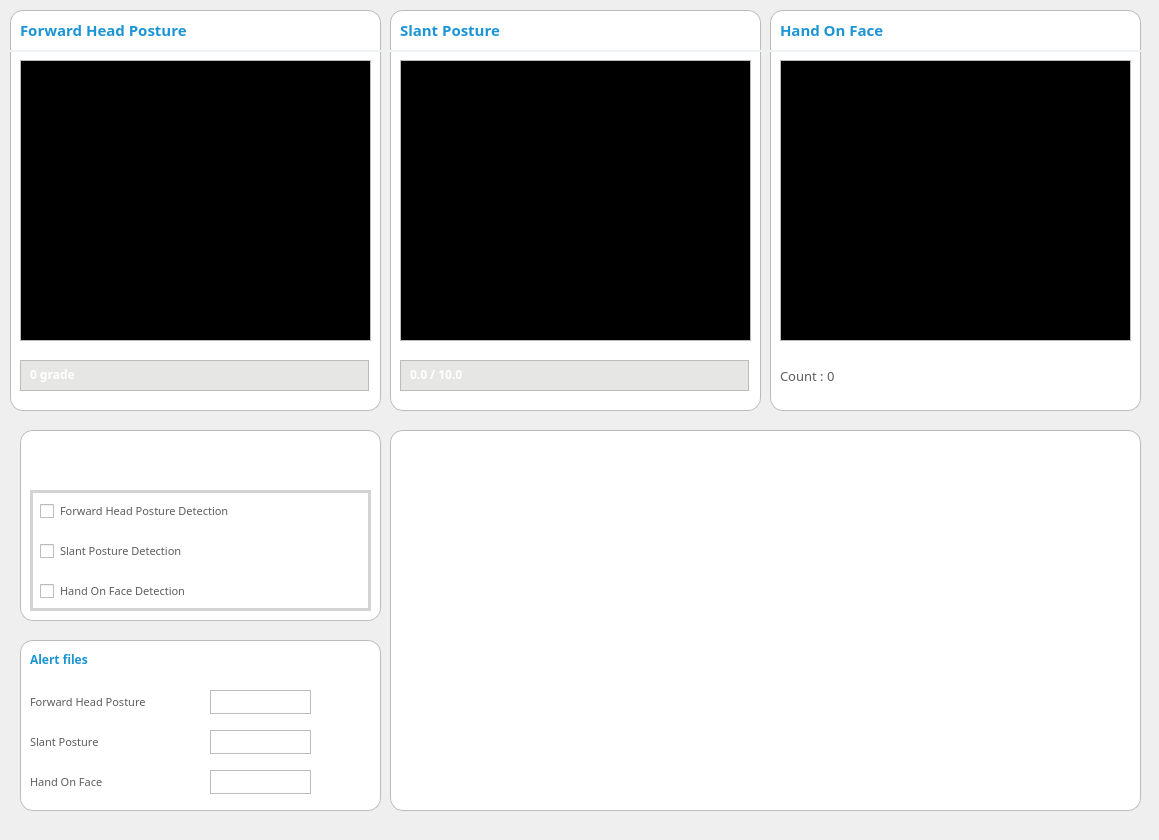
<?xml version="1.0" encoding="UTF-8"?>
<ui version="4.0">
 <class>graduation</class>
 <widget class="QMainWindow" name="graduation">
  <property name="geometry">
   <rect>
    <x>0</x>
    <y>0</y>
    <width>1159</width>
    <height>840</height>
   </rect>
  </property>
  <property name="font">
   <font>
    <family>Noto Sans</family>
   </font>
  </property>
  <property name="windowTitle">
   <string>자세교정유도프로그램</string>
  </property>
  <property name="styleSheet">
   <string notr="true"/>
  </property>
  <property name="locale">
   <locale language="Korean" country="SouthKorea"/>
  </property>
  <widget class="QWidget" name="centralWidget">
   <widget class="QGroupBox" name="groupBox">
    <property name="geometry">
     <rect>
      <x>20</x>
      <y>430</y>
      <width>361</width>
      <height>191</height>
     </rect>
    </property>
    <property name="styleSheet">
     <string notr="true">QGroupBox {
	Background-color: #FFF;

	border-radius: 12.5px;
	border-style: solid;
	border-color: #bbbbbb;
	border-width: 1px;
}</string>
    </property>
    <property name="title">
     <string/>
    </property>
    <widget class="QPushButton" name="connect_btn">
     <property name="geometry">
      <rect>
       <x>10</x>
       <y>20</y>
       <width>61</width>
       <height>31</height>
      </rect>
     </property>
     <property name="font">
      <font>
       <family>Noto Sans</family>
       <pointsize>8</pointsize>
      </font>
     </property>
     <property name="autoFillBackground">
      <bool>false</bool>
     </property>
     <property name="styleSheet">
      <string notr="true">QPushButton {
	border-style: none;
	image: url(image/btn_connect.png);
}

</string>
     </property>
     <property name="text">
      <string/>
     </property>
    </widget>
    <widget class="QPushButton" name="record_save_btn">
     <property name="geometry">
      <rect>
       <x>150</x>
       <y>20</y>
       <width>61</width>
       <height>31</height>
      </rect>
     </property>
     <property name="font">
      <font>
       <family>Noto Sans</family>
       <pointsize>8</pointsize>
      </font>
     </property>
     <property name="styleSheet">
      <string notr="true">QPushButton {
	border-style: none;
	image: url(image/btn_record_gray.png);
}

</string>
     </property>
     <property name="text">
      <string/>
     </property>
    </widget>
    <widget class="QPushButton" name="play_stop_btn">
     <property name="geometry">
      <rect>
       <x>80</x>
       <y>20</y>
       <width>61</width>
       <height>31</height>
      </rect>
     </property>
     <property name="font">
      <font>
       <family>Noto Sans</family>
       <pointsize>8</pointsize>
      </font>
     </property>
     <property name="styleSheet">
      <string notr="true">QPushButton {
	border-style: none;
	image: url(image/btn_play_gray.png);
}

</string>
     </property>
     <property name="text">
      <string/>
     </property>
    </widget>
    <widget class="QGroupBox" name="groupBox_3">
     <property name="geometry">
      <rect>
       <x>10</x>
       <y>60</y>
       <width>341</width>
       <height>121</height>
      </rect>
     </property>
     <property name="styleSheet">
      <string notr="true">QGroupBox {
	border-radius: 0px;
	border-style: solid;
	border-color: #d3d3d3;
	border-width: 2.5px;
}</string>
     </property>
     <property name="title">
      <string/>
     </property>
     <widget class="QCheckBox" name="turtleNeck_CheckBox">
      <property name="geometry">
       <rect>
        <x>10</x>
        <y>10</y>
        <width>291</width>
        <height>22</height>
       </rect>
      </property>
      <property name="font">
       <font>
        <family>Noto Sans</family>
        <pointsize>8</pointsize>
       </font>
      </property>
      <property name="styleSheet">
       <string notr="true">QCheckBox {
	border-style: none;
	color: #5c5d5d;
}

QCheckBox::indicator:unchecked {
/*	background-color: #bbbbbb; */
	image: url(image/unchecked.png);
}

QCheckBox::indicator:checked {
/*	background-color: #1b95d4; */
	image: url(image/checked(blue mark).png);
}
</string>
      </property>
      <property name="text">
       <string>Forward Head Posture Detection</string>
      </property>
     </widget>
     <widget class="QCheckBox" name="twistedBack_CheckBox">
      <property name="geometry">
       <rect>
        <x>10</x>
        <y>50</y>
        <width>261</width>
        <height>22</height>
       </rect>
      </property>
      <property name="font">
       <font>
        <family>Noto Sans</family>
        <pointsize>8</pointsize>
       </font>
      </property>
      <property name="styleSheet">
       <string notr="true">QCheckBox {
	border-style: none;
	color: #5c5d5d;
}

QCheckBox::indicator:unchecked {
/*	background-color: #bbbbbb; */
	image: url(image/unchecked.png);
}

QCheckBox::indicator:checked {
/*	background-color: #1b95d4; */
	image: url(image/checked(blue mark).png);
}
</string>
      </property>
      <property name="text">
       <string>Slant Posture Detection</string>
      </property>
     </widget>
     <widget class="QCheckBox" name="handOnFace_CheckBox">
      <property name="geometry">
       <rect>
        <x>10</x>
        <y>90</y>
        <width>291</width>
        <height>22</height>
       </rect>
      </property>
      <property name="font">
       <font>
        <family>Noto Sans</family>
        <pointsize>8</pointsize>
       </font>
      </property>
      <property name="styleSheet">
       <string notr="true">QCheckBox {
	border-style: none;
	color: #5c5d5d;
}

QCheckBox::indicator:unchecked {
/*	background-color: #bbbbbb; */
	image: url(image/unchecked.png);
}

QCheckBox::indicator:checked {
/*	background-color: #1b95d4; */
	image: url(image/checked(blue mark).png);
}
</string>
      </property>
      <property name="text">
       <string>Hand On Face Detection</string>
      </property>
     </widget>
    </widget>
   </widget>
   <widget class="QGroupBox" name="alert_file_setting_groupbox">
    <property name="geometry">
     <rect>
      <x>20</x>
      <y>640</y>
      <width>361</width>
      <height>171</height>
     </rect>
    </property>
    <property name="font">
     <font>
      <family>High Tower Text</family>
     </font>
    </property>
    <property name="styleSheet">
     <string notr="true">
QGroupBox {
	Background-color: #FFF;
	border-radius: 12.5px;
	border-style: solid;
	border-color: #bbbbbb;
	border-width: 1px;
}
</string>
    </property>
    <property name="title">
     <string/>
    </property>
    <widget class="QLabel" name="label_4">
     <property name="geometry">
      <rect>
       <x>10</x>
       <y>10</y>
       <width>91</width>
       <height>18</height>
      </rect>
     </property>
     <property name="font">
      <font>
       <family>Noto Sans</family>
       <weight>75</weight>
       <italic>false</italic>
       <bold>true</bold>
      </font>
     </property>
     <property name="styleSheet">
      <string notr="true">QLabel {
	color:#1b95d4;
	background-color:#ffffff;
	border-style:none;
}</string>
     </property>
     <property name="text">
      <string>Alert files</string>
     </property>
    </widget>
    <widget class="QLabel" name="label">
     <property name="geometry">
      <rect>
       <x>10</x>
       <y>50</y>
       <width>172</width>
       <height>24</height>
      </rect>
     </property>
     <property name="font">
      <font>
       <family>Noto Sans</family>
       <pointsize>8</pointsize>
      </font>
     </property>
     <property name="styleSheet">
      <string notr="true">QLabel {
	color:#5c5d5d;
	border-style:none;
	background-color: #ffffff
}</string>
     </property>
     <property name="text">
      <string>Forward Head Posture</string>
     </property>
     <property name="alignment">
      <set>Qt::AlignLeading|Qt::AlignLeft|Qt::AlignVCenter</set>
     </property>
    </widget>
    <widget class="QLabel" name="turtle_neck_alert_file_label">
     <property name="geometry">
      <rect>
       <x>190</x>
       <y>50</y>
       <width>101</width>
       <height>24</height>
      </rect>
     </property>
     <property name="maximumSize">
      <size>
       <width>16777215</width>
       <height>28</height>
      </size>
     </property>
     <property name="font">
      <font>
       <family>Noto Sans</family>
       <pointsize>7</pointsize>
      </font>
     </property>
     <property name="styleSheet">
      <string notr="true">Background-color: #FFF;

border-radius: 0px;
border-style: solid;
border-color: #bbbbbb;
border-width: 1px;

color:#5c5d5d;</string>
     </property>
     <property name="text">
      <string/>
     </property>
     <property name="alignment">
      <set>Qt::AlignCenter</set>
     </property>
    </widget>
    <widget class="QLabel" name="label_2">
     <property name="geometry">
      <rect>
       <x>10</x>
       <y>90</y>
       <width>105</width>
       <height>24</height>
      </rect>
     </property>
     <property name="font">
      <font>
       <family>Noto Sans</family>
       <pointsize>8</pointsize>
      </font>
     </property>
     <property name="styleSheet">
      <string notr="true">QLabel {
	color:#5c5d5d;
	border-style:none;
	background-color: #ffffff
}</string>
     </property>
     <property name="text">
      <string>Slant Posture</string>
     </property>
     <property name="alignment">
      <set>Qt::AlignLeading|Qt::AlignLeft|Qt::AlignVCenter</set>
     </property>
    </widget>
    <widget class="QLabel" name="twisted_back_alert_file_label">
     <property name="geometry">
      <rect>
       <x>190</x>
       <y>90</y>
       <width>101</width>
       <height>24</height>
      </rect>
     </property>
     <property name="maximumSize">
      <size>
       <width>16777215</width>
       <height>28</height>
      </size>
     </property>
     <property name="font">
      <font>
       <family>Noto Sans</family>
       <pointsize>7</pointsize>
      </font>
     </property>
     <property name="styleSheet">
      <string notr="true">Background-color: #FFF;

border-radius: 0px;
border-style: solid;
border-color: #bbbbbb;
border-width: 1px;

color:#5c5d5d;</string>
     </property>
     <property name="text">
      <string/>
     </property>
     <property name="alignment">
      <set>Qt::AlignCenter</set>
     </property>
    </widget>
    <widget class="QLabel" name="label_3">
     <property name="geometry">
      <rect>
       <x>10</x>
       <y>130</y>
       <width>111</width>
       <height>24</height>
      </rect>
     </property>
     <property name="font">
      <font>
       <family>Noto Sans</family>
       <pointsize>8</pointsize>
      </font>
     </property>
     <property name="styleSheet">
      <string notr="true">QLabel {
	color:#5c5d5d;
	border-style:none;
	background-color: #ffffff
}</string>
     </property>
     <property name="text">
      <string>Hand On Face</string>
     </property>
     <property name="alignment">
      <set>Qt::AlignLeading|Qt::AlignLeft|Qt::AlignVCenter</set>
     </property>
    </widget>
    <widget class="QLabel" name="hand_on_face_alert_file_label">
     <property name="geometry">
      <rect>
       <x>190</x>
       <y>130</y>
       <width>101</width>
       <height>24</height>
      </rect>
     </property>
     <property name="maximumSize">
      <size>
       <width>16777215</width>
       <height>28</height>
      </size>
     </property>
     <property name="font">
      <font>
       <family>Noto Sans</family>
       <pointsize>7</pointsize>
      </font>
     </property>
     <property name="styleSheet">
      <string notr="true">Background-color: #FFF;

border-radius: 0px;
border-style: solid;
border-color: #bbbbbb;
border-width: 1px;

color:#5c5d5d;</string>
     </property>
     <property name="text">
      <string/>
     </property>
     <property name="alignment">
      <set>Qt::AlignCenter</set>
     </property>
    </widget>
    <widget class="QPushButton" name="turtle_neck_file_btn">
     <property name="geometry">
      <rect>
       <x>300</x>
       <y>50</y>
       <width>51</width>
       <height>24</height>
      </rect>
     </property>
     <property name="maximumSize">
      <size>
       <width>16777215</width>
       <height>16777215</height>
      </size>
     </property>
     <property name="font">
      <font>
       <family>Noto Sans</family>
       <pointsize>9</pointsize>
       <kerning>true</kerning>
      </font>
     </property>
     <property name="layoutDirection">
      <enum>Qt::LeftToRight</enum>
     </property>
     <property name="styleSheet">
      <string notr="true">QPushButton {
	border-style: none;
	image: url(image/set.png);
}</string>
     </property>
     <property name="text">
      <string/>
     </property>
     <property name="iconSize">
      <size>
       <width>10</width>
       <height>24</height>
      </size>
     </property>
    </widget>
    <widget class="QPushButton" name="twisted_back_file_btn">
     <property name="geometry">
      <rect>
       <x>300</x>
       <y>90</y>
       <width>51</width>
       <height>24</height>
      </rect>
     </property>
     <property name="maximumSize">
      <size>
       <width>60</width>
       <height>16777215</height>
      </size>
     </property>
     <property name="font">
      <font>
       <family>Noto Sans</family>
       <pointsize>9</pointsize>
      </font>
     </property>
     <property name="styleSheet">
      <string notr="true">
         QPushButton {
         border-style: none;
         image: url(image/set.png);
         }
       </string>
     </property>
     <property name="text">
      <string/>
     </property>
     <property name="iconSize">
      <size>
       <width>10</width>
       <height>24</height>
      </size>
     </property>
    </widget>
    <widget class="QPushButton" name="hand_on_face_file_btn">
     <property name="geometry">
      <rect>
       <x>300</x>
       <y>130</y>
       <width>51</width>
       <height>24</height>
      </rect>
     </property>
     <property name="maximumSize">
      <size>
       <width>60</width>
       <height>16777215</height>
      </size>
     </property>
     <property name="font">
      <font>
       <family>Noto Sans</family>
       <pointsize>9</pointsize>
      </font>
     </property>
     <property name="styleSheet">
      <string notr="true">
         QPushButton {
        	border-style: none;
         	image: url(image/set.png);
         }
       </string>
     </property>
     <property name="text">
      <string/>
     </property>
     <property name="iconSize">
      <size>
       <width>10</width>
       <height>24</height>
      </size>
     </property>
    </widget>
   </widget>
   <widget class="QGroupBox" name="forward_head_posture_groupbox">
    <property name="geometry">
     <rect>
      <x>10</x>
      <y>10</y>
      <width>371</width>
      <height>401</height>
     </rect>
    </property>
    <property name="styleSheet">
     <string notr="true">Background-color: #FFF;

border-radius: 12.5px;
border-style: solid;
border-color: #bbbbbb;
border-width: 1px;</string>
    </property>
    <property name="title">
     <string/>
    </property>
    <widget class="QLabel" name="forward_head_title">
     <property name="geometry">
      <rect>
       <x>10</x>
       <y>10</y>
       <width>351</width>
       <height>20</height>
      </rect>
     </property>
     <property name="font">
      <font>
       <family>Noto Sans</family>
       <pointsize>11</pointsize>
       <weight>75</weight>
       <bold>true</bold>
       <stylestrategy>PreferDefault</stylestrategy>
      </font>
     </property>
     <property name="styleSheet">
      <string notr="true">color:#1b95d4;
border-style:none;</string>
     </property>
     <property name="text">
      <string>Forward Head Posture</string>
     </property>
     <property name="alignment">
      <set>Qt::AlignLeading|Qt::AlignLeft|Qt::AlignVCenter</set>
     </property>
    </widget>
    <widget class="QLabel" name="rgb_label">
     <property name="geometry">
      <rect>
       <x>10</x>
       <y>50</y>
       <width>351</width>
       <height>281</height>
      </rect>
     </property>
     <property name="styleSheet">
      <string notr="true">Background-color: #000;
border-radius: 0px;</string>
     </property>
     <property name="text">
      <string/>
     </property>
    </widget>
    <widget class="QProgressBar" name="turtle_neck_progress_bar">
     <property name="geometry">
      <rect>
       <x>10</x>
       <y>350</y>
       <width>349</width>
       <height>31</height>
      </rect>
     </property>
     <property name="toolTip">
      <string/>
     </property>
     <property name="styleSheet">
      <string notr="true">QProgressBar { 
	Background-color: #e6e6e5;
	border-radius: 0px;
}

QProgressBar::chunk { 
	background: #1b95d4; 
}</string>
     </property>
     <property name="minimum">
      <number>0</number>
     </property>
     <property name="maximum">
      <number>5</number>
     </property>
     <property name="value">
      <number>0</number>
     </property>
     <property name="textVisible">
      <bool>false</bool>
     </property>
     <property name="format">
      <string>%p%</string>
     </property>
    </widget>
    <widget class="QLabel" name="forward_head_posture_progressbar_text">
     <property name="geometry">
      <rect>
       <x>20</x>
       <y>349</y>
       <width>77</width>
       <height>31</height>
      </rect>
     </property>
     <property name="font">
      <font>
       <family>Noto Sans</family>
       <weight>75</weight>
       <bold>true</bold>
      </font>
     </property>
     <property name="styleSheet">
      <string notr="true">QLabel {
	Background: none;
	border-style:none;
	color: #fff;
}
</string>
     </property>
     <property name="text">
      <string>0 grade</string>
     </property>
    </widget>
    <widget class="Line" name="line">
     <property name="geometry">
      <rect>
       <x>0</x>
       <y>40</y>
       <width>371</width>
       <height>2</height>
      </rect>
     </property>
     <property name="styleSheet">
      <string notr="true">background-color: #eff2f4;
border-style: none;</string>
     </property>
     <property name="orientation">
      <enum>Qt::Horizontal</enum>
     </property>
    </widget>
   </widget>
   <widget class="QGroupBox" name="slant_posture_groupbox">
    <property name="geometry">
     <rect>
      <x>390</x>
      <y>10</y>
      <width>371</width>
      <height>401</height>
     </rect>
    </property>
    <property name="styleSheet">
     <string notr="true">Background-color: #FFF;

border-radius: 12.5px;
border-style: solid;
border-color: #bbbbbb;
border-width: 1px;</string>
    </property>
    <property name="title">
     <string/>
    </property>
    <widget class="QLabel" name="slant_posture_title">
     <property name="geometry">
      <rect>
       <x>10</x>
       <y>10</y>
       <width>351</width>
       <height>20</height>
      </rect>
     </property>
     <property name="font">
      <font>
       <family>Noto Sans</family>
       <pointsize>11</pointsize>
       <weight>75</weight>
       <bold>true</bold>
       <stylestrategy>PreferDefault</stylestrategy>
      </font>
     </property>
     <property name="styleSheet">
      <string notr="true">color:#1b95d4;
border-style:none;</string>
     </property>
     <property name="text">
      <string>Slant Posture</string>
     </property>
     <property name="alignment">
      <set>Qt::AlignLeading|Qt::AlignLeft|Qt::AlignVCenter</set>
     </property>
    </widget>
    <widget class="QLabel" name="ir_label">
     <property name="geometry">
      <rect>
       <x>10</x>
       <y>50</y>
       <width>351</width>
       <height>281</height>
      </rect>
     </property>
     <property name="styleSheet">
      <string notr="true">Background-color: #000;
border-radius: 0px;</string>
     </property>
     <property name="text">
      <string/>
     </property>
    </widget>
    <widget class="QProgressBar" name="twisted_back_progress_bar">
     <property name="geometry">
      <rect>
       <x>10</x>
       <y>350</y>
       <width>349</width>
       <height>31</height>
      </rect>
     </property>
     <property name="styleSheet">
      <string notr="true">QProgressBar { 
	Background-color: #e6e6e5;
	border-radius: 0px;
}

QProgressBar::chunk { 
	background: #1b95d4; 
}</string>
     </property>
     <property name="maximum">
      <number>10</number>
     </property>
     <property name="value">
      <number>0</number>
     </property>
     <property name="textVisible">
      <bool>false</bool>
     </property>
    </widget>
    <widget class="QLabel" name="slant_posture_progressbar_text">
     <property name="geometry">
      <rect>
       <x>20</x>
       <y>349</y>
       <width>77</width>
       <height>31</height>
      </rect>
     </property>
     <property name="font">
      <font>
       <family>Noto Sans</family>
       <weight>75</weight>
       <bold>true</bold>
      </font>
     </property>
     <property name="styleSheet">
      <string notr="true">QLabel {
	Background: none;
	border-style:none;
	color: #fff;
}
</string>
     </property>
     <property name="text">
      <string>0.0 / 10.0</string>
     </property>
    </widget>
    <widget class="Line" name="line_2">
     <property name="geometry">
      <rect>
       <x>0</x>
       <y>40</y>
       <width>371</width>
       <height>2</height>
      </rect>
     </property>
     <property name="styleSheet">
      <string notr="true">background-color: #eff2f4;
border-style: none;</string>
     </property>
     <property name="orientation">
      <enum>Qt::Horizontal</enum>
     </property>
    </widget>
   </widget>
   <widget class="QGroupBox" name="groupBox_2">
    <property name="geometry">
     <rect>
      <x>770</x>
      <y>10</y>
      <width>371</width>
      <height>401</height>
     </rect>
    </property>
    <property name="styleSheet">
     <string notr="true">Background-color: #FFF;

border-radius: 12.5px;
border-style: solid;
border-color: #bbbbbb;
border-width: 1px;</string>
    </property>
    <property name="title">
     <string/>
    </property>
    <widget class="QLabel" name="hand_on_face_title">
     <property name="geometry">
      <rect>
       <x>10</x>
       <y>10</y>
       <width>351</width>
       <height>20</height>
      </rect>
     </property>
     <property name="font">
      <font>
       <family>Noto Sans</family>
       <pointsize>11</pointsize>
       <weight>75</weight>
       <bold>true</bold>
       <stylestrategy>PreferDefault</stylestrategy>
      </font>
     </property>
     <property name="styleSheet">
      <string notr="true">color:#1b95d4;
border-style:none;</string>
     </property>
     <property name="text">
      <string>Hand On Face</string>
     </property>
     <property name="alignment">
      <set>Qt::AlignLeading|Qt::AlignLeft|Qt::AlignVCenter</set>
     </property>
    </widget>
    <widget class="QLabel" name="depth_label">
     <property name="geometry">
      <rect>
       <x>10</x>
       <y>50</y>
       <width>351</width>
       <height>281</height>
      </rect>
     </property>
     <property name="styleSheet">
      <string notr="true">Background-color: #000;
border-radius: 0px;</string>
     </property>
     <property name="text">
      <string/>
     </property>
    </widget>
    <widget class="QLabel" name="hand_on_face_count">
     <property name="geometry">
      <rect>
       <x>10</x>
       <y>340</y>
       <width>349</width>
       <height>51</height>
      </rect>
     </property>
     <property name="font">
      <font>
       <family>Noto Sans</family>
       <pointsize>10</pointsize>
      </font>
     </property>
     <property name="styleSheet">
      <string notr="true">border-style: none;
color: #5c5d5d;</string>
     </property>
     <property name="text">
      <string>Count : 0</string>
     </property>
     <property name="alignment">
      <set>Qt::AlignLeading|Qt::AlignLeft|Qt::AlignVCenter</set>
     </property>
     <property name="margin">
      <number>12</number>
     </property>
    </widget>
    <widget class="Line" name="line_3">
     <property name="geometry">
      <rect>
       <x>0</x>
       <y>40</y>
       <width>371</width>
       <height>2</height>
      </rect>
     </property>
     <property name="styleSheet">
      <string notr="true">background-color: #eff2f4;
border-style: none;</string>
     </property>
     <property name="orientation">
      <enum>Qt::Horizontal</enum>
     </property>
    </widget>
   </widget>
   <widget class="QGroupBox" name="groupBox_4">
    <property name="geometry">
     <rect>
      <x>390</x>
      <y>430</y>
      <width>751</width>
      <height>381</height>
     </rect>
    </property>
    <property name="styleSheet">
     <string notr="true">
QGroupBox {
	Background-color: #ffffFF;
	border-radius: 12.5px;
	border-style: solid;
	border-color: #bbbbbb;
	border-width: 1px;
}
</string>
    </property>
    <property name="title">
     <string/>
    </property>
    <widget class="QWidget" name="verticalLayoutWidget_5">
     <property name="geometry">
      <rect>
       <x>10</x>
       <y>10</y>
       <width>731</width>
       <height>361</height>
      </rect>
     </property>
     <layout class="QVBoxLayout" name="chart_layout">
      <property name="spacing">
       <number>0</number>
      </property>
     </layout>
    </widget>
   </widget>
  </widget>
 </widget>
 <layoutdefault spacing="6" margin="11"/>
 <resources>
  <include location="graduation.qrc"/>
 </resources>
 <connections/>
</ui>
